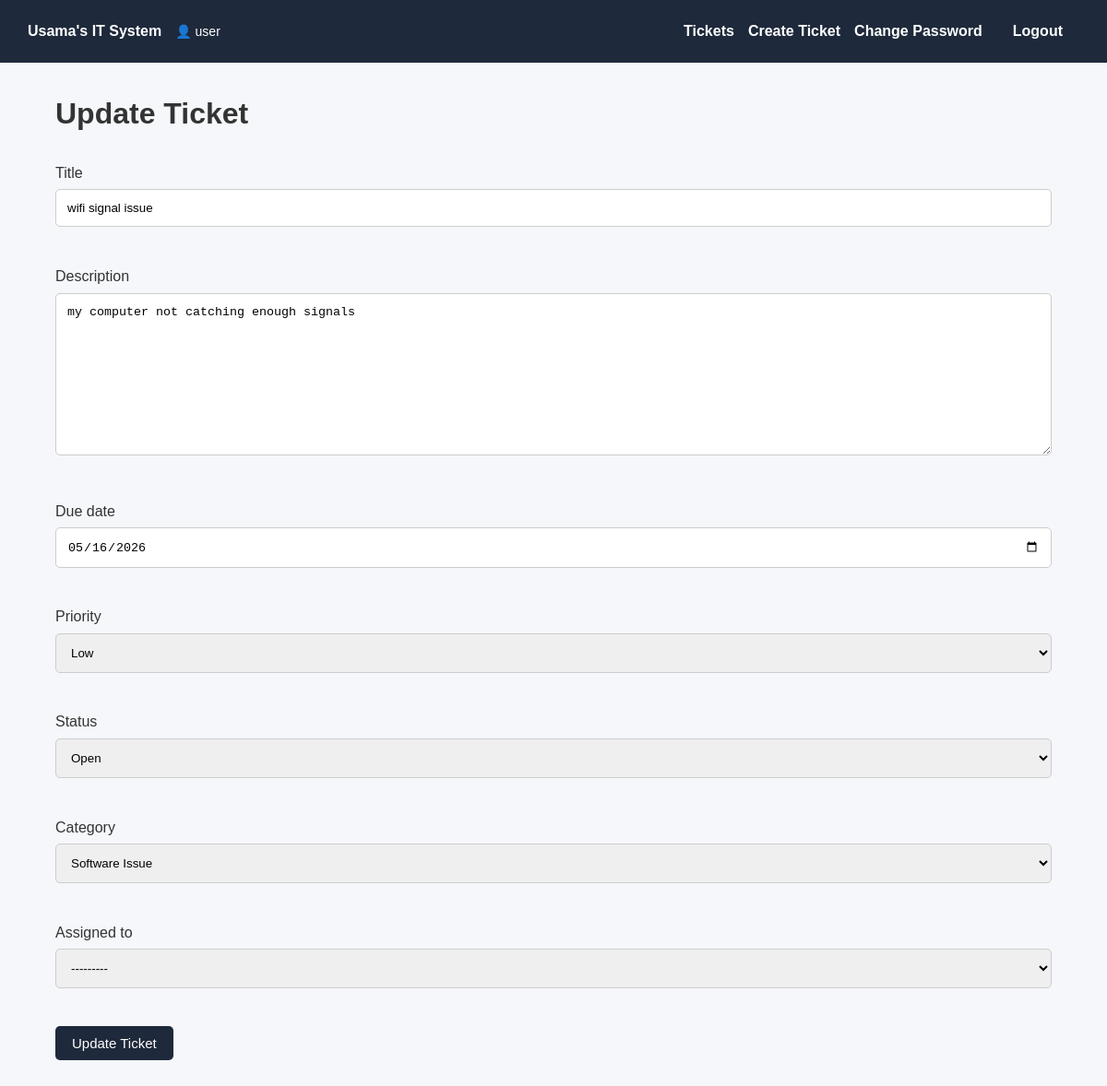
/tickets/update/2/ (signed in), run on an earlier commit of the app's database.
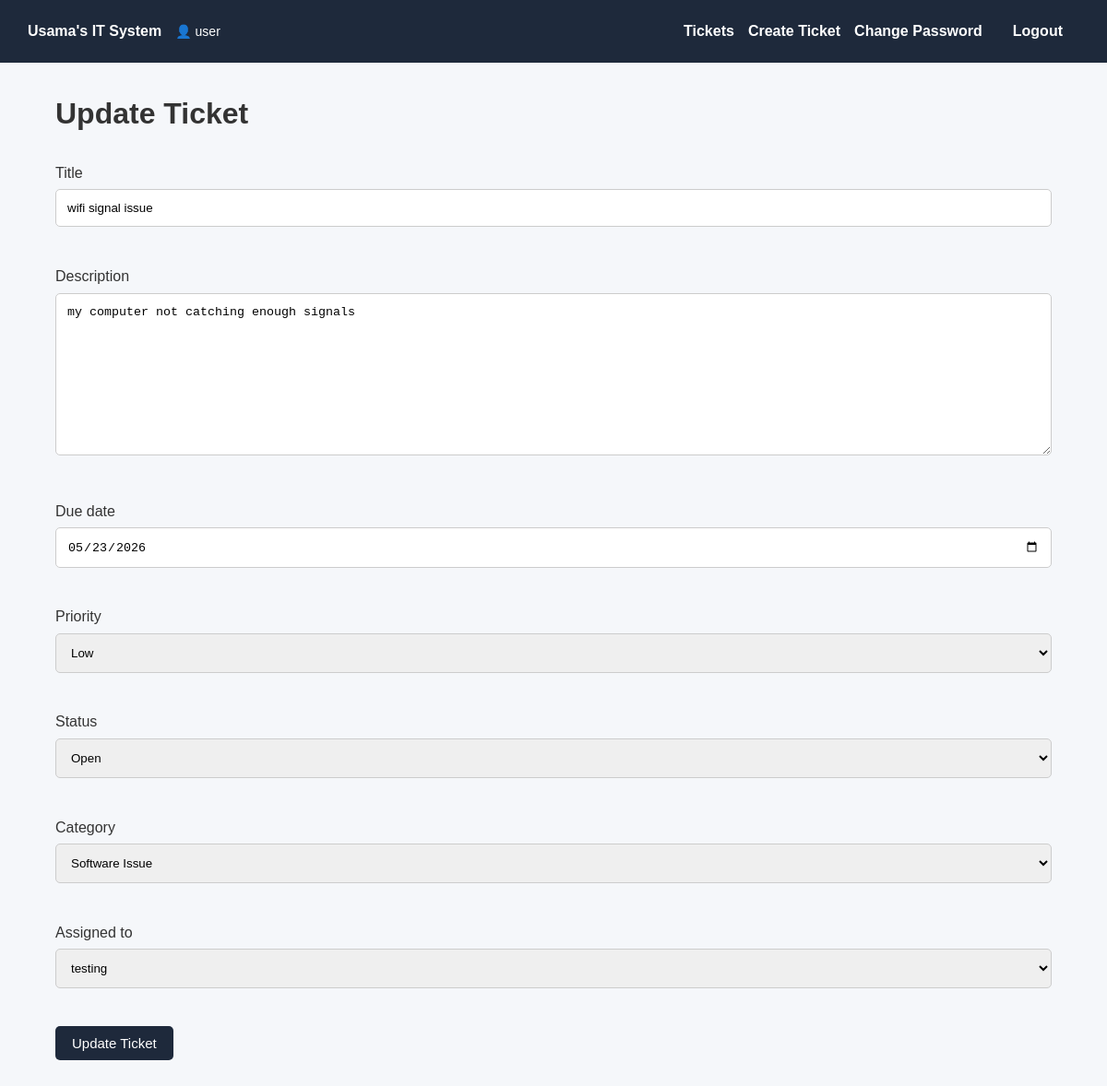
And on a later commit of the database.
### ITSystem/models.py (models this page shows, shortened)
class Ticket(models.Model):
    PRIORITY_CHOICES = [
        ('Low', 'Low'),
        ('Medium', 'Medium'),
        ('High', 'High'),
    ]
    STATUS_CHOICES = [
        ('Open', 'Open'),
        ('In Progress', 'In Progress'),
        ('Resolved', 'Resolved'),
    ]
    title = models.CharField(max_length=200)
    description = models.TextField()
    due_date = models.DateField()
    priority = models.CharField(
        max_length=20,
        choices=PRIORITY_CHOICES
    )
    status = models.CharField(
        max_length=20,
        choices=STATUS_CHOICES
    )
    category = models.ForeignKey(
        Category,
        on_delete=models.CASCADE
    )
    created_by = models.ForeignKey(
        User,
        on_delete=models.CASCADE,
        related_name='created_tickets'
    )
    assigned_to = models.ForeignKey(
        User,
        on_delete=models.SET_NULL,
        null=True,
        blank=True,
        related_name='assigned_tickets'
    )
    created_at = models.DateTimeField(
        auto_now_add=True
    )

### ITSystem/views.py (the view)
# urls.py: path('tickets/update/<int:id>/', views.update_ticket, name='update_ticket'),
@login_required
def update_ticket(request, id):
    ticket = get_object_or_404(Ticket, id=id)
    if not (
        request.user.is_superuser or
        request.user == ticket.created_by or
        request.user == ticket.assigned_to
    ):
        messages.error(
            request,
            'You are not allowed to edit this ticket.'
        )
        return redirect('ticket_list')
    if request.method == 'POST':
        form = TicketForm(
            request.POST,
            instance=ticket,
            user=request.user
        )
        if form.is_valid():
            form.save()
            messages.success(
                request,
                'Ticket updated successfully.'
            )
            return redirect('ticket_list')
    else:
        form = TicketForm(
            instance=ticket,
            user=request.user
        )
    return render(
        request,
        'tasks/update_ticket.html',
        {
            'form': form
        }
    )

### ITSystem/forms.py (shortened to what this page needs)
class TicketForm(forms.ModelForm):
    class Meta:
        model = Ticket
        fields = [
            'title',
            'description',
            'due_date',
            'priority',
            'status',
            'category',
            'assigned_to'
        ]
        widgets = {
            'due_date': forms.DateInput(attrs={
                'type': 'date'
            })
        }
    def __init__(self, *args, **kwargs):
        user = kwargs.pop('user', None)
        super().__init__(*args, **kwargs)
        if user and not user.is_superuser:
            self.fields.pop('assigned_to')
        else:
            self.fields['assigned_to'].queryset = User.objects.all()

### ITSystem/models.py (called while the page is built)
    def __str__(self):
        return self.name

### ITSystem/templates/tasks/update_ticket.html (shortened to what this page needs)
{% extends 'base.html' %}
{% block content %}
<div class="form-container">
    <h1>Update Ticket</h1>
    <br>
    <form method="POST">
        {% for field in form %}
            <div class="form-group">
                <label>{{ field.label }}</label>
                <br>
                {{ field }}
            </div>
            <br>
        {% endfor %}
        <button type="submit">
            Update Ticket
        </button>
    </form>
</div>
{% endblock %}

What changed in the data, as far as the page shows it:
changed Ticket "wifi signal issue": due_date "05/16/2026" → "05/23/2026"; assigned_to "---------" → "testing"
